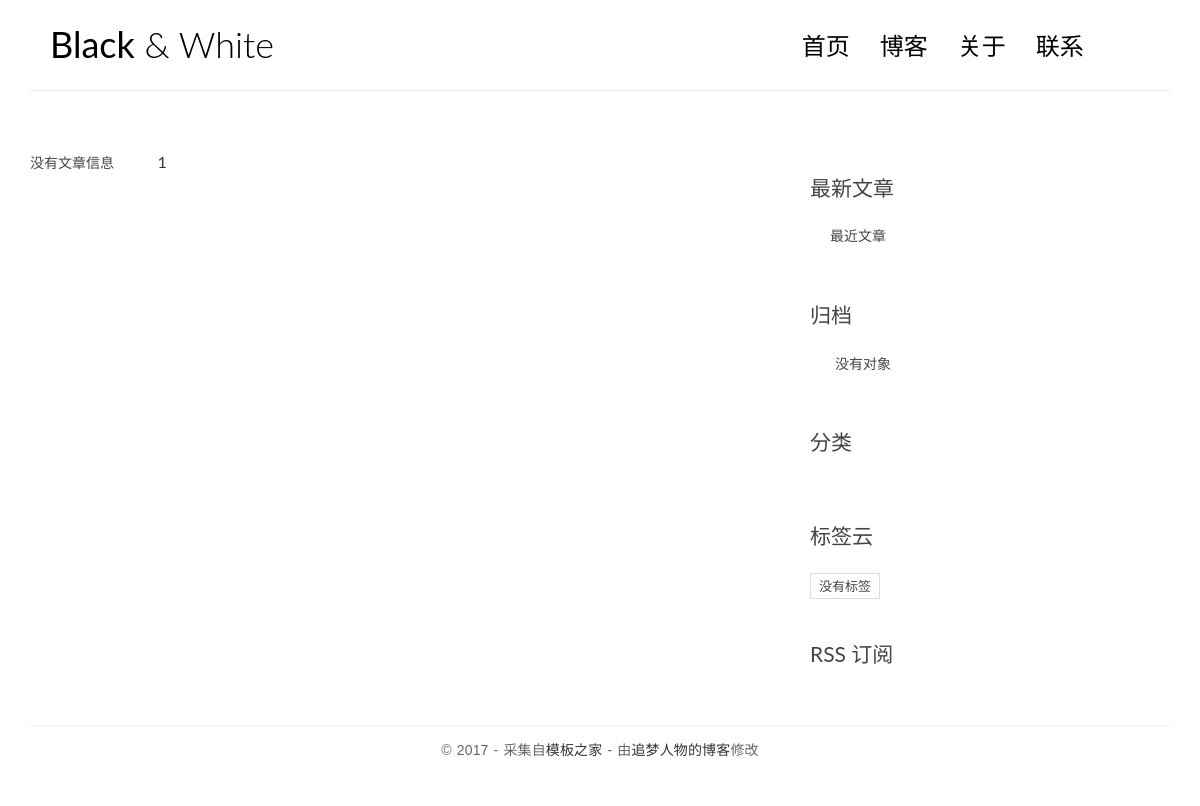
The app's page /, older data.
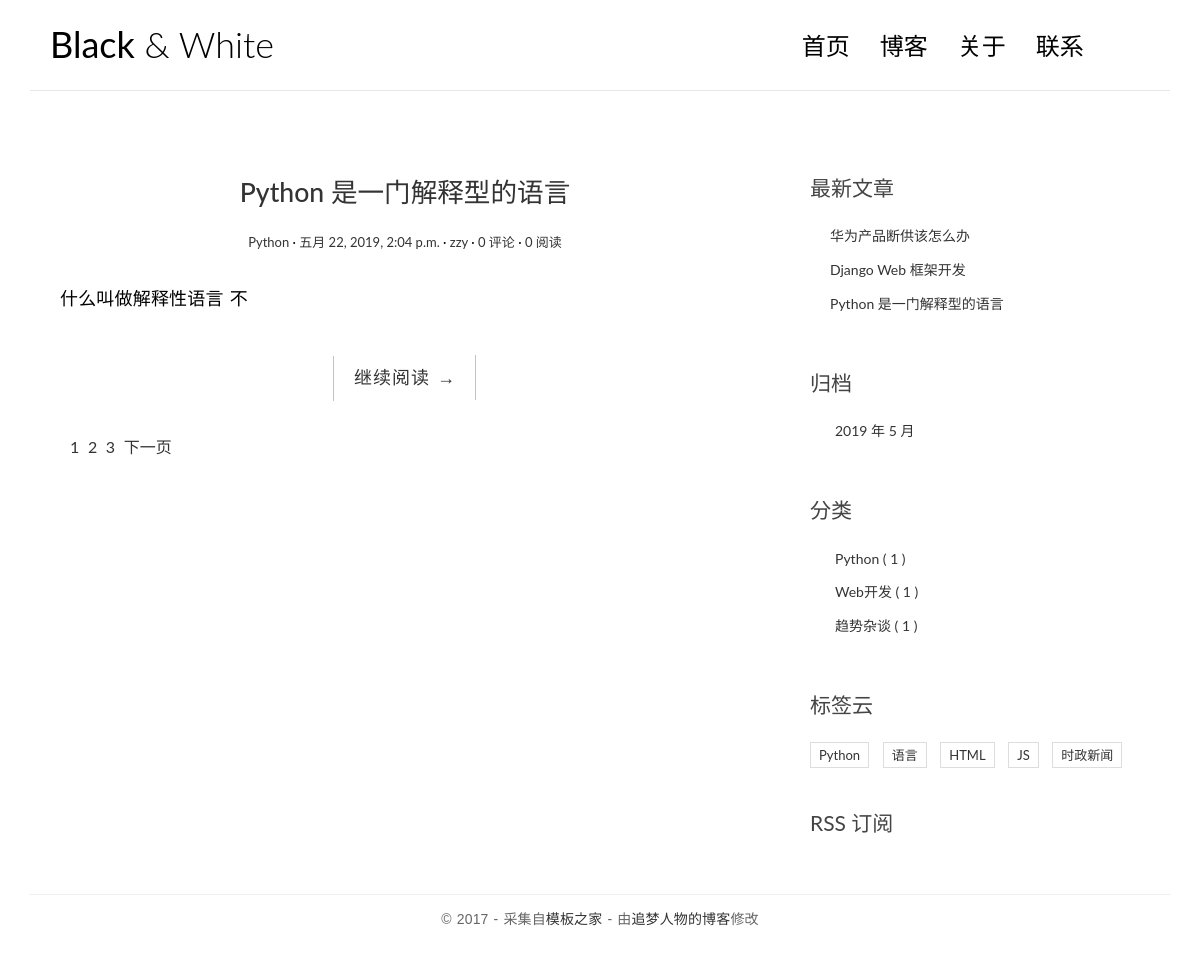
The same page, newer data.
### blog/models.py (models this page shows, shortened)
class Article(models.Model):
    title = models.CharField(max_length=50)
    body = models.TextField()
    create_time = models.DateTimeField(auto_now_add=True)
    update_time = models.DateTimeField(auto_now=True)
    views = models.PositiveIntegerField(default=0)
    category = models.ForeignKey(Category,on_delete=models.CASCADE)
    tags = models.ManyToManyField(Tag)
    auther = models.ForeignKey(User,models.CASCADE)
    class Meta():
        verbose_name = "文章"
        verbose_name_plural = verbose_name

class Category(models.Model):
    title = models.CharField(max_length=30)
    class Meta():
        verbose_name = "分类"
        verbose_name_plural = verbose_name

class Tag(models.Model):
    title = models.CharField(max_length=30)
    class Meta():
        verbose_name = "标签"
        verbose_name_plural = verbose_name

### blog/views.py (the view)
# urls.py: url(r'^$', views.index, name='index'),
def index(request):
    pagenum = request.GET.get("page")
    pagenum = 1 if pagenum==None  else pagenum
    articles = Article.objects.all().order_by("-views")
    paginator = Paginator(articles,1)
    page = paginator.get_page(pagenum)
    page.parms = "/"
    return render(request,'index.html',{"page":page})

### blog/templatetags/extend_fun.py (called while the page is built)
@register.filter(name='myslice')
def myslice(value,length):
    result = value[:length]
    print(result)
    return  result

@register.simple_tag(name='getcategorys')
def getcategorys():
    return Category.objects.all()

@register.simple_tag
def getlatestarticles(num = 3):
    return Article.objects.all().order_by("-create_time")[:num]

@register.simple_tag
def getarchives(num = 3):
    result =  Article.objects.dates("create_time",'month',order="DESC")[:num]
    print(result)
    return result

@register.simple_tag
def gettags():
    return Tag.objects.all()

### templates/index.html (shortened to what this page needs)
{% extends 'base.html' %}
{% load extend_fun %}
{% block left %}
{% if page %}
{% for article in  page.object_list %}
<article class="post post-{{ article.id }}">
    <header class="entry-header">
        <h1 class="entry-title">
            <a href="{% url 'blog:detail' article.id %}">{{ article.title }}</a>
        </h1>
        <div class="entry-meta">
            <span class="post-category"><a href="#">  {{ article.category.title  }} </a></span>
            <span class="post-date"><a href="#"><time class="entry-date"
                                                      datetime="2012-11-09T23:15:57+00:00">{{ article.create_time }}</time></a></span>
            <span class="post-author"><a href="#"> {{ article.auther.username }} </a></span>
            <span class="comments-link"><a href="#">{{ article.comment_set.count }} 评论</a></span>
            <span class="views-count"><a href="#">{{ article.views }} 阅读</a></span>
        </div>
    </header>
    <div class="entry-content clearfix">
        <p>
            {{ article.body|myslice:20 }}
        </p>
        <div class="read-more cl-effect-14">
            <a href="{% url 'blog:detail' article.id %}" class="more-link">继续阅读 <span class="meta-nav">→</span></a>
        </div>
    </div>
</article>
{% empty %}
<li>没有文章对象</li>
{% endfor %}
{% else %}
没有文章信息
{% endif %}
<div class="pagination">
    <ul>
        {% for num in page.paginator.page_range  %}
        <li><a href="{{ page.parms }}?page={{num}}"> {{ num }}  </a> </li>
        {% endfor %}
        {% if page.has_next %}
            <li><a href="{{ page.parms }}?page={{page.next_page_number}}">下一页</a></li>
        {% endif %}
    </ul>
</div>
{% endblock %}

### templates/base.html (shortened to what this page needs)
{% load extend_fun %}
<!DOCTYPE html>
<html lang="en">
<head>
    <link rel="stylesheet" href="/static/css/bootstrap.min.css">
    <link rel="stylesheet" href="http://code.ionicframework.com/ionicons/2.0.1/css/ionicons.min.css">
    <link rel="stylesheet" href="/static/css/pace.css">
    <link rel="stylesheet" href="/static/css/custom.css">
</head>
<body id="page">
<div class="container">
    <header id="site-header">
        <div class="row">
            <div class="col-md-4 col-sm-5 col-xs-8">
                <div class="logo">
                    <h1><a href="/"><b>Black</b> &amp; White</a></h1>
                </div>
            </div>
            <div class="col-md-8 col-sm-7 col-xs-4">
                <nav class="main-nav" role="navigation">
                    <div class="collapse navbar-collapse" id="bs-example-navbar-collapse-1">
                        <ul class="nav navbar-nav navbar-right">
                            <li class="cl-effect-11"><a href="/" data-hover="首页">首页</a></li>
                            <li class="cl-effect-11"><a href="full-width.html" data-hover="博客">博客</a></li>
                            <li class="cl-effect-11"><a href="about.html" data-hover="关于">关于</a></li>
                            <li class="cl-effect-11"><a href="contact.html" data-hover="联系">联系</a></li>
                        </ul>
                    </div>
                </nav>
            </div>
        </div>
    </header>
</div>
<div class="content-body">
    <div class="container">
        <div class="row">
            <main class="col-md-8">
                {% block left %}
                {% endblock %}
            </main>
            <aside class="col-md-4">
                <div class="widget widget-recent-posts">
                    <h3 class="widget-title">最新文章</h3>
                    <ul>
                        {% getlatestarticles as latestarticles %}
                        {% for article in  latestarticles %}
                            <li><a href="{% url 'blog:detail' article.id %}">{{ article.title }}</a> </li>
                        {% empty %}
                            <li>最近文章</li>
                        {% endfor %}
                    </ul>
                </div>
                <div class="widget widget-archives">
                    <h3 class="widget-title">归档</h3>
                    <ul>
                        {% getarchives as archives %}
                        {% for archive in archives %}
                            <li><a href="{% url 'blog:archives' archive.year archive.month  %}">{{ archive.year }} 年 {{ archive.month }} 月</a></li>
                        {% empty %}
                            <li>没有对象</li>
                        {% endfor %}
                    </ul>
                </div>
                <div class="widget widget-category">
                    <h3 class="widget-title">分类</h3>
                    <ul>
                        {% getcategorys  as categorys  %}
                        {% for category in categorys %}
                            <li><a href="{% url 'blog:category' category.id %}"> {{ category.title }} <span class="post-count">( {{ category.article_set.count }} )</span>   </a></li>
                        {% endfor %}
                    </ul>
                </div>
                <div class="widget widget-tag-cloud">
                    <h3 class="widget-title">标签云</h3>
                    <ul>
                        {% gettags as tags %}
                        {% for tag in tags %}
                         <li>
                            <a href="{% url 'blog:tag' tag.id %}">{{ tag.title }}</a>
                        </li>
                        {% empty %}
                            <li>没有标签</li>
                        {% endfor %}
                    </ul>
                </div>
                <div class="rss">
                    <a href=""> RSS 订阅</a>
                </div>
            </aside>
        </div>
    </div>
</div>
<footer id="site-footer">
    <div class="container">
        <div class="row">
            <div class="col-md-12">
                <p class="copyright">&copy 2017 - 采集自<a href="http://www.cssmoban.com/"
                                                        target="_blank" title="模板之家">模板之家</a>
                    - 由<a href="http://zmrenwu.com/" title="网页模板" target="_blank">追梦人物的博客</a>修改
                </p>
            </div>
        </div>
    </div>
</footer>
</body>
</html>

### static/css/custom.css (style rules this page uses)
* { outline: none; }
h1, h2, h3, h4, h5, h6 { margin-top: 0; }
b { font-weight: 400; }
a { color: #333; }
body { color: #444; font-family: 'Lato', sans-serif; }
p { font-family: 'Ubuntu', sans-serif; font-weight: 400; word-spacing: 1px; letter-spacing: 0.01em; }
#single p, #page p { margin-bottom: 25px; }
#site-header { background-color: #FFF; padding: 25px 20px; margin-bottom: 40px; border-bottom: 1px solid #e7e7e7; }
.logo h1 a { color: #000; }
.logo h1 { margin: 0; font-family: 'Lato', sans-serif; font-weight: 300; }
.main-nav { margin-top: 11px; max-width: 95%; }
.main-nav a { color: #000000 !important; padding: 0 0 5px 0 !important; margin-right: 30px; font-family: 'Lato', sans-serif; font-weight: 300; font-size: 24px; }
.cl-effect-11 a { padding: 10px 0; color: #0972b4; text-shadow: none; }
.cl-effect-11 a::before { position: absolute; top: 0; left: 0; overflow: hidden; padding: 0 0 5px 0 !important; max-width: 0; border-bottom: 1px solid #000; color: #000; content: attr(data-hover); white-space: nowrap; -webkit-transition: max-width 0.5s; -moz-transition: max-width 0.5s; transition: max-width 0.5s; }
.content-body { padding-bottom: 4em; }
.post { background: #fff; padding: 30px 30px 0; }
.entry-title { text-align: center; font-size: 1.9em; margin-bottom: 20px; line-height: 1.6; padding: 10px 20px 0; }
.entry-meta { text-align: center; color: #DDDDDD; font-size: 13px; margin-bottom: 30px; }
.entry-content { font-size: 18px; line-height: 1.9; font-weight: 300; color: #000; }
.post-category::after, .post-date::after, .post-author::after, .comments-link::after { content: ' ·'; color: #000; }
.read-more { font-family: 'Ubuntu', sans-serif; font-weight: 400; word-spacing: 1px; letter-spacing: 0.01em; text-align: center; margin-top: 20px; }
.cl-effect-14 a { padding: 0 20px; height: 45px; line-height: 45px; position: relative; display: inline-block; margin: 15px 25px; letter-spacing: 1px; font-weight: 400; text-shadow: 0 0 1px rgba(255, 255, 255, 0.3); }
.cl-effect-14 a::before, .cl-effect-14 a::after { position: absolute; width: 45px; height: 1px; background: #C3C3C3; content: ''; -webkit-transition: all 0.3s; -moz-transition: all 0.3s; transition: all 0.3s; pointer-events: none; }
.cl-effect-14 a::before { top: 0; left: 0; -webkit-transform: rotate(90deg); -moz-transform: rotate(90deg); transform: rotate(90deg); -webkit-transform-origin: 0 0; -moz-transform-origin: 0 0; transform-origin: 0 0; }
.cl-effect-14 a::after { right: 0; bottom: 0; -webkit-transform: rotate(90deg); -moz-transform: rotate(90deg); transform: rotate(90deg); -webkit-transform-origin: 100% 0; -moz-transform-origin: 100% 0; transform-origin: 100% 0; }
.widget { background: #fff; padding: 30px 0 0; }
.widget-title { font-size: 1.5em; margin-bottom: 20px; line-height: 1.6; padding: 10px 0 0; font-weight: 400; }
.widget-recent-posts ul { padding: 0; margin: 0; padding-left: 20px; }
.widget-recent-posts ul li { list-style-type: none; position: relative; line-height: 170%; margin-bottom: 10px; }
.widget-recent-posts ul li::before { content: '\f3d3'; font-family: "Ionicons"; position: absolute; left: -17px; top: 3px; font-size: 16px; color: #000; }
.widget-archives ul { padding: 0; margin: 0; padding-left: 25px; }
.widget-archives ul li { list-style-type: none; position: relative; line-height: 170%; margin-bottom: 10px; }
.widget-archives ul li::before { content: '\f3f3'; font-family: "Ionicons"; position: absolute; left: -25px; top: 1px; font-size: 16px; color: #000; }
.widget-category ul { padding: 0; margin: 0; padding-left: 25px; }
.widget-category ul li { list-style-type: none; position: relative; line-height: 170%; margin-bottom: 10px; }
.widget-category ul li::before { content: '\f3fe'; font-family: "Ionicons"; position: absolute; left: -25px; top: 1px; font-size: 18px; color: #000; }
.widget-tag-cloud ul { padding: 0; margin: 0; margin-right: -10px; }
.widget-tag-cloud ul li { list-style-type: none; font-size: 13px; display: inline-block; margin-right: 10px; margin-bottom: 10px; padding: 3px 8px; border: 1px solid #ddd; }
.rss { font-size: 21px; margin-top: 30px; }
.rss a { color: #444; }
#site-footer { padding-top: 10px; padding: 0 0 1.5em 0; }
.copyright { text-align: center; padding-top: 1em; margin: 0; border-top: 1px solid #eee; color: #666; }
.pagination ul { list-style: none; }
.pagination ul li { display: inline-block; font-size: 16px; margin-right: 5px; }

Row changes from the older to the newer data that the page shows:
added Article: title "Python 是一门解释型的语言", category "Python", create_time "五月 22, 2019, 2:04 p.m.", auther.username "zzy", comment_set.count "0", views "0", body|myslice "什么叫做解释性语言 不"
added Article: title "华为产品断供该怎么办", shown under "最新文章"
added Article: title "Django Web 框架开发", shown under "最新文章"
added Category: title "Python", article_set.count "1"
added Category: title "Web开发", article_set.count "1"
added Category: title "趋势杂谈", article_set.count "1"
added Tag: title "Python"
added Tag: title "语言"
added Tag: title "HTML"
added Tag: title "JS"
added Tag: title "时政新闻"
Text that changed along with them:
new list line: "2"
new list line: "3"
text no longer shown: "没有文章信息 最近文章 没有对象 没有标签"
text now shown: "下一页"
new list line: "2019 年 5 月"
